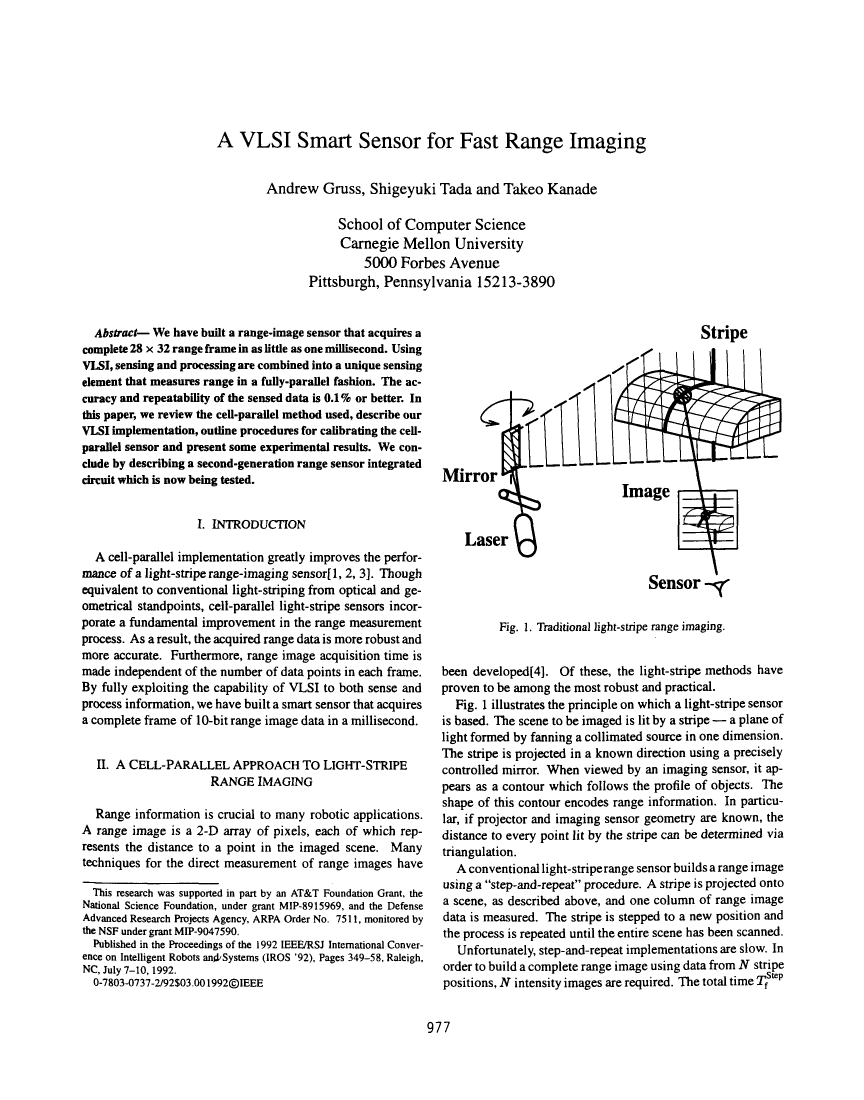
#> input picture testdata/W1P0.png, 2592 x 3300 px (shown at 1/3 size)
$ jupyter execute --allow-errors test-degrade.ipynb   (shell and % lines are left out)
#> lines starting #> are read from the running program, lines starting #| are printed output that depends on the picture; after the words box and inside, x2 and y2 are one past the last pixel; in counts of white or black regions, pixels touching at a corner belong together
[cell 1]
%pylab inline

[cell 2]
rc("image", cmap="gray", interpolation="bicubic")
figsize(10, 10)
import scipy.ndimage as ndi
import warnings
warnings.filterwarnings("always")
import ocrodeg

# ocrodeg

The `ocrodeg` package is a small Python library implementing document image degradation for data augmentation for handwriting recognition and OCR applications.

# DATA AUGMENTATION

# Data Augmentation for OCR

- labeled training data is expensive, hard to come by
- we have large amounts of unlabeled training data
- unlabeled training data can be acquired cheaply and at high quality
- degradation and augmentation models are good enough to generalize well to real data

# Common OCR Training Pipeline

[cell 3]
image = imread("testdata/W1P0.png")
#> image: shape (3300, 2592) float32; values 0 (black) and 1 (white), 92.3% white; 2849 black regions (169 under 20 px), largest, box (x1, y1, x2, y2) and area: (1842, 1044, 2345, 1726) 45767, (1441, 1172, 1623, 1673) 13458, (248, 2645, 657, 2653) 1497
imshow(image)

# PAGE ROTATION

[cell 4]
for i, angle in enumerate([0, 90, 180, 270]):
    subplot(2, 2, i+1)
    imshow(ndi.rotate(image, angle))
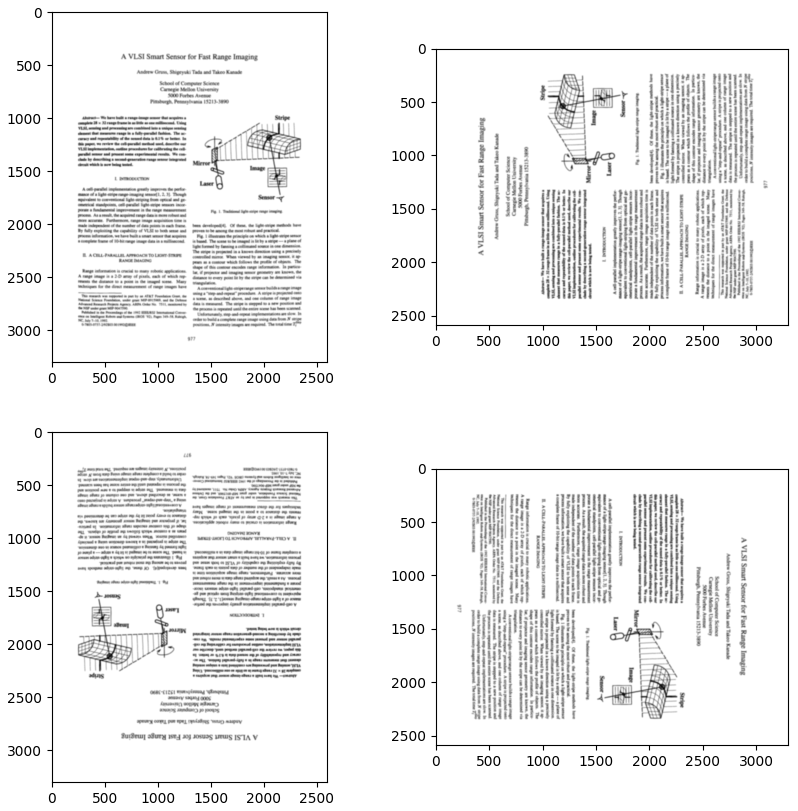
#> figure drawn by matplotlib, 4 panels

# RANDOM GEOMETRIC TRANSFORMATIONS

#> (a cell that did not finish here is left out)

#> (a cell that did not finish here is left out)

#> (a cell that did not finish here is left out)

#> (a cell that did not finish here is left out)

#> (a cell that did not finish here is left out)

#> (a cell that did not finish here is left out)

# RANDOM DISTORTIONS

#> (a cell that did not finish here is left out)

# RULED SURFACE DISTORTIONS

#> (a cell that did not finish here is left out)

# BLUR, THRESHOLDING, NOISE

[cell 13]
patch = image[1900:2156, 1000:1256]
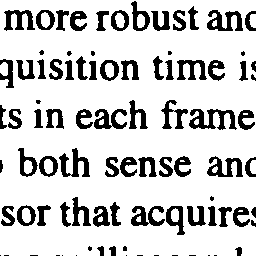
#> patch: shape (256, 256) float32; values 0 (black) and 1 (white), 80.7% white; 89 black regions (22 under 20 px), largest, box (x1, y1, x2, y2) and area: (189, 109, 237, 130) 526, (207, 10, 243, 31) 421, (59, 148, 90, 177) 408
imshow(patch)

[cell 14]
for i, s in enumerate([0, 1, 2, 4]):
    subplot(2, 2, i+1)
    blurred = ndi.gaussian_filter(patch, s)
    imshow(blurred)
#> this loop made 4 passes
#> pass 2, `blurred = ndi.gaussian_filter(patch, s)`:
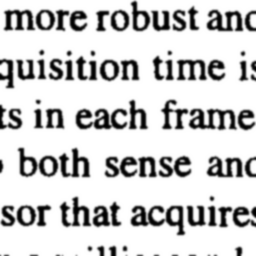
#> blurred: shape (256, 256) float32; min 7.73e-05, max 1, mean 0.807
#> pass 3, `blurred = ndi.gaussian_filter(patch, s)`:
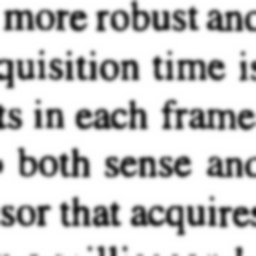
#> blurred: shape (256, 256) float32; min 0.0647, max 1, mean 0.807
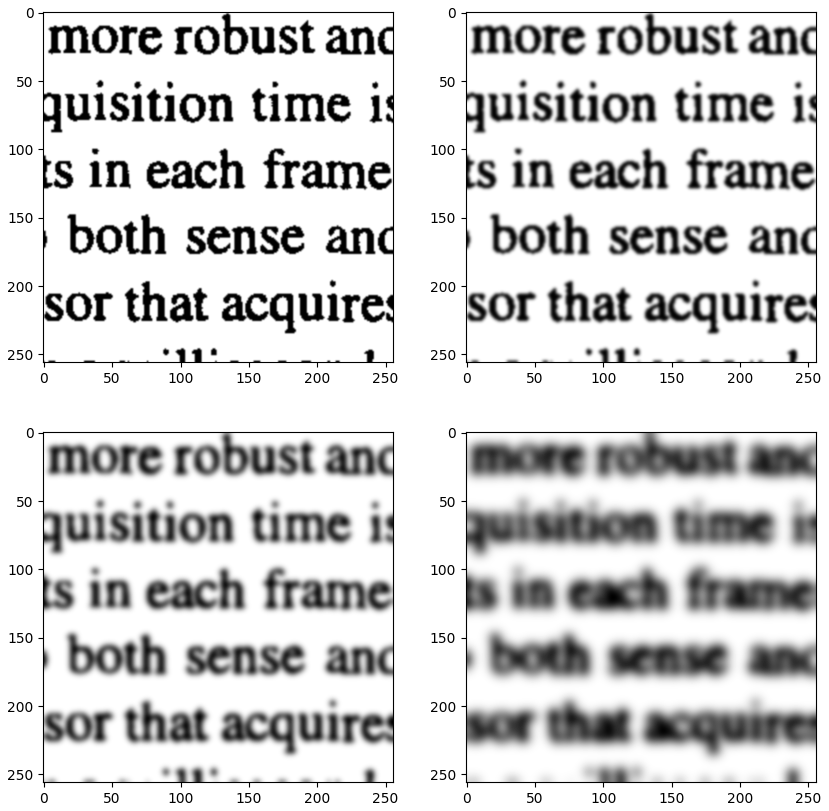
#> figure drawn by matplotlib, 4 panels

[cell 15]
for i, s in enumerate([0, 1, 2, 4]):
    subplot(2, 2, i+1)
    blurred = ndi.gaussian_filter(patch, s)
    thresholded = 1.0*(blurred>0.5)
    imshow(thresholded)
#> this loop made 4 passes
#> pass 2, `thresholded = 1.0*(blurred>0.5)`:
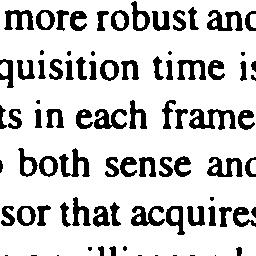
#> thresholded: shape (256, 256) float64; values 0 (black) and 1 (white), 80.9% white; 84 black regions (17 under 20 px), largest, box (x1, y1, x2, y2) and area: (189, 109, 236, 130) 522, (207, 10, 243, 31) 418, (59, 148, 90, 177) 403
#> pass 3, `thresholded = 1.0*(blurred>0.5)`:
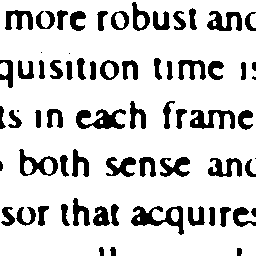
#> thresholded: shape (256, 256) float64; values 0 (black) and 1 (white), 82.4% white; 67 black regions (5 under 20 px), largest, box (x1, y1, x2, y2) and area: (131, 206, 184, 235) 643, (76, 109, 126, 129) 578, (190, 110, 235, 129) 494
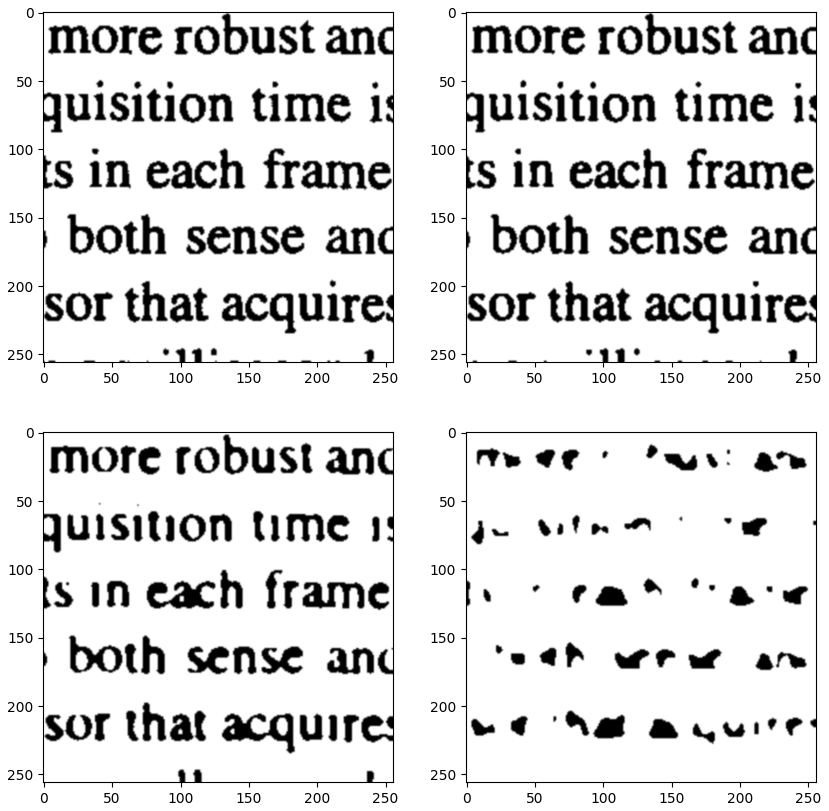
#> figure drawn by matplotlib, 4 panels
